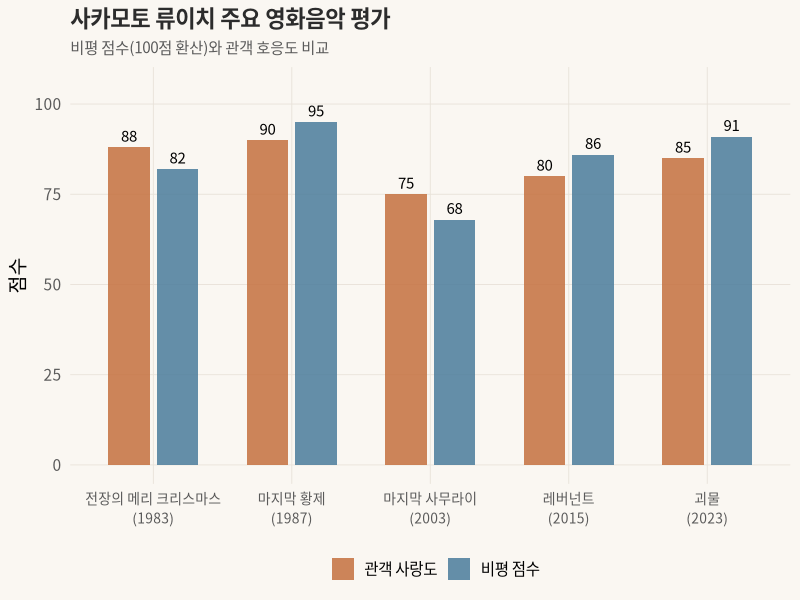
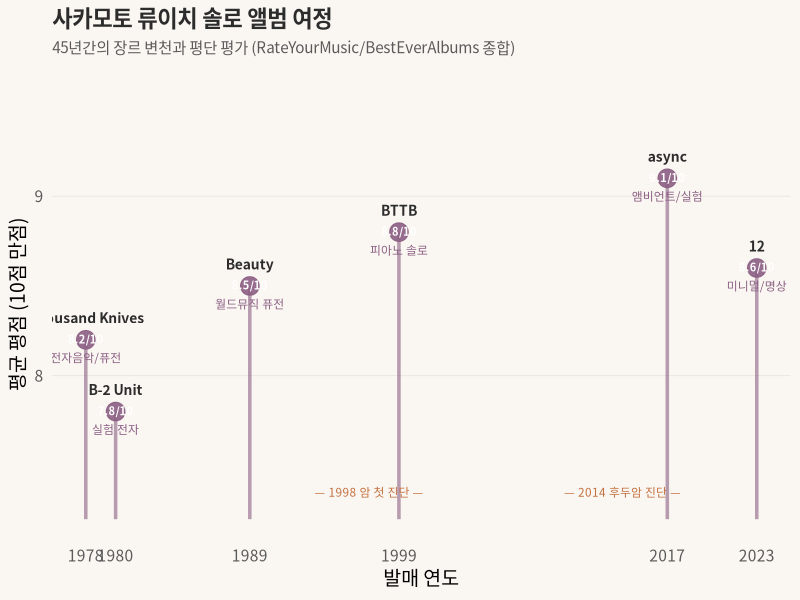
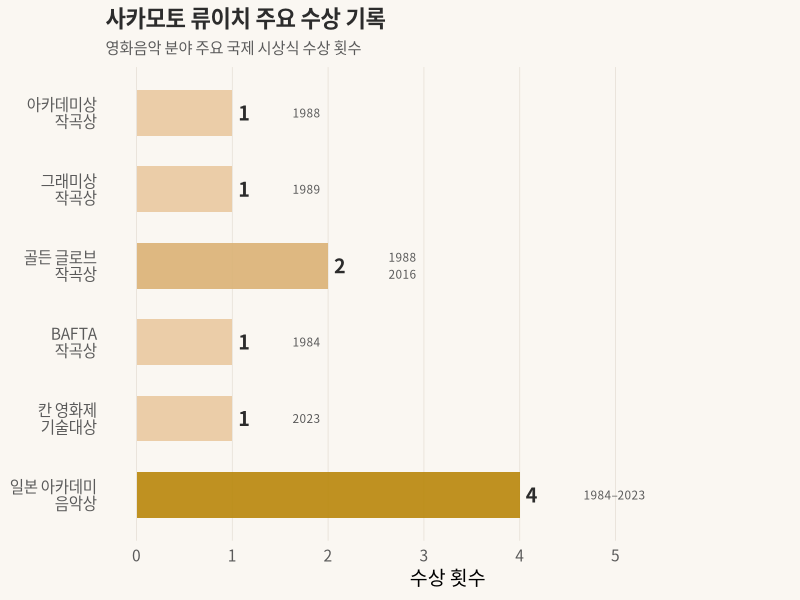

Recreate these plots in R, in order.
## ---- chunk 1
knitr::opts_chunk$set(
  echo = FALSE, warning = FALSE, message = FALSE,
  fig.width = 10, fig.height = 5.5, dpi = 150
)
library(ggplot2)
library(dplyr)
library(tidyr)

theme_voyager <- function() {
  theme_minimal(base_size = 14, base_family = "Noto Sans CJK KR") +
    theme(
      plot.title = element_text(face = "bold", size = 16, color = "#2c2c2c"),
      plot.subtitle = element_text(size = 11, color = "#5a5a5a", lineheight = 1.4),
      plot.background = element_rect(fill = "#faf7f2", color = NA),
      panel.background = element_rect(fill = "#faf7f2", color = NA),
      panel.grid.major = element_line(color = "#e8e2d9", linewidth = 0.3),
      panel.grid.minor = element_blank(),
      axis.text = element_text(color = "#5a5a5a"),
      legend.position = "bottom"
    )
}
## ---- chunk 2
film_data <- data.frame(
  film = c("전장의 메리 크리스마스\n(1983)",
           "마지막 황제\n(1987)",
           "마지막 사무라이\n(2003)",
           "레버넌트\n(2015)",
           "괴물\n(2023)"),
  year = c(1983, 1987, 2003, 2015, 2023),
  critics_score = c(82, 95, 68, 86, 91),
  audience_love = c(88, 90, 75, 80, 85),
  awards = c(1, 4, 0, 1, 1)
)

film_data$film <- factor(film_data$film, levels = film_data$film)

film_long <- film_data %>%
  select(film, critics_score, audience_love) %>%
  pivot_longer(cols = c(critics_score, audience_love),
               names_to = "type", values_to = "score") %>%
  mutate(type = ifelse(type == "critics_score", "비평 점수", "관객 사랑도"))

ggplot(film_long, aes(x = film, y = score, fill = type)) +
  geom_col(position = position_dodge(width = 0.7), width = 0.6, alpha = 0.85) +
  geom_text(aes(label = score), position = position_dodge(width = 0.7),
            vjust = -0.5, size = 3.8, family = "Noto Sans CJK KR") +
  scale_fill_manual(values = c("비평 점수" = "#4a7c9b", "관객 사랑도" = "#c4703f"),
                    name = "") +
  labs(
    title = "사카모토 류이치 주요 영화음악 평가",
    subtitle = "비평 점수(100점 환산)와 관객 호응도 비교",
    x = NULL, y = "점수"
  ) +
  ylim(0, 105) +
  theme_voyager() +
  theme(axis.text.x = element_text(size = 10, lineheight = 1.2))
## ---- chunk 3
albums <- data.frame(
  album = c("Thousand Knives", "B-2 Unit", "Beauty",
            "BTTB", "async", "12"),
  year = c(1978, 1980, 1989, 1999, 2017, 2023),
  style = c("전자음악/퓨전", "실험 전자", "월드뮤직 퓨전",
            "피아노 솔로", "앰비언트/실험", "미니멀/명상"),
  rating = c(8.2, 7.8, 8.5, 8.8, 9.1, 8.6),
  label_y = c(8.2, 7.8, 8.5, 8.8, 9.1, 8.6)
)

ggplot(albums, aes(x = year, y = rating)) +
  geom_segment(aes(xend = year, y = 7.2, yend = rating),
               color = "#8b5e83", linewidth = 1.2, alpha = 0.6) +
  geom_point(size = 6, color = "#8b5e83", alpha = 0.9) +
  geom_text(aes(label = album), vjust = -1.5, hjust = 0.5,
            size = 3.5, family = "Noto Sans CJK KR", fontface = "bold",
            color = "#2c2c2c") +
  geom_text(aes(label = style), vjust = 2.5, hjust = 0.5,
            size = 3, family = "Noto Sans CJK KR",
            color = "#8b5e83") +
  geom_text(aes(label = paste0(rating, "/10")), vjust = 0.4, hjust = 0.5,
            size = 2.8, color = "white", fontface = "bold",
            family = "Noto Sans CJK KR") +
  annotate("text", x = 1997, y = 7.35,
           label = "— 1998 암 첫 진단 —",
           size = 3, color = "#c4703f", family = "Noto Sans CJK KR") +
  annotate("text", x = 2014, y = 7.35,
           label = "— 2014 후두암 진단 —",
           size = 3, color = "#c4703f", family = "Noto Sans CJK KR") +
  scale_x_continuous(breaks = albums$year) +
  scale_y_continuous(limits = c(7.2, 9.6)) +
  labs(
    title = "사카모토 류이치 솔로 앨범 여정",
    subtitle = "45년간의 장르 변천과 평단 평가 (RateYourMusic/BestEverAlbums 종합)",
    x = "발매 연도", y = "평균 평점 (10점 만점)"
  ) +
  theme_voyager() +
  theme(panel.grid.major.x = element_blank())
## ---- chunk 4
awards_data <- data.frame(
  category = c("아카데미상\n작곡상", "그래미상\n작곡상", "골든 글로브\n작곡상",
                "BAFTA\n작곡상", "칸 영화제\n기술대상", "일본 아카데미\n음악상"),
  count = c(1, 1, 2, 1, 1, 4),
  period = c("1988", "1989", "1988\n2016", "1984", "2023", "1984–2023")
)

awards_data$category <- factor(awards_data$category, levels = rev(awards_data$category))

ggplot(awards_data, aes(x = category, y = count, fill = count)) +
  geom_col(width = 0.6, alpha = 0.9) +
  geom_text(aes(label = count), hjust = -0.5, size = 5,
            fontface = "bold", family = "Noto Sans CJK KR", color = "#2c2c2c") +
  geom_text(aes(label = period, y = count + 0.6), hjust = -0.1, size = 3,
            family = "Noto Sans CJK KR", color = "#5a5a5a") +
  scale_fill_gradient(low = "#e8c8a0", high = "#b8860b", guide = "none") +
  coord_flip() +
  labs(
    title = "사카모토 류이치 주요 수상 기록",
    subtitle = "영화음악 분야 주요 국제 시상식 수상 횟수",
    x = NULL, y = "수상 횟수"
  ) +
  scale_y_continuous(limits = c(0, 6.5), breaks = 0:5) +
  theme_voyager() +
  theme(panel.grid.major.y = element_blank())
